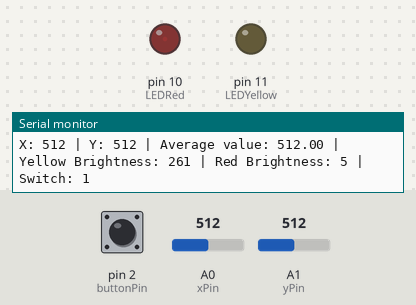
A sketch run on a simulated Arduino Uno, built with avr-gcc and run on an emulated ATmega328P. Shown: output pins drawn as LEDs (lit = HIGH), the last lines printed to the serial monitor. The inputs (shaded band) are chosen by the test bench; at power-on: A0 (xPin) = 512, A1 (yPin) = 512, pin 2 (buttonPin) HIGH.

Above: at 1.3 s.
1.4 s: A0 (xPin) set to 490
At 1.9 s:
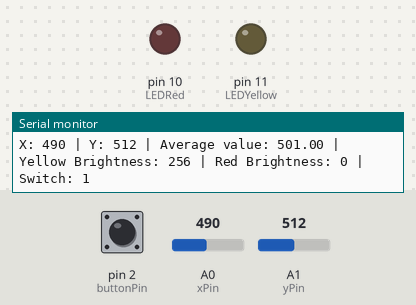
3.1 s: A1 (yPin) set to 490
At 4.4 s:
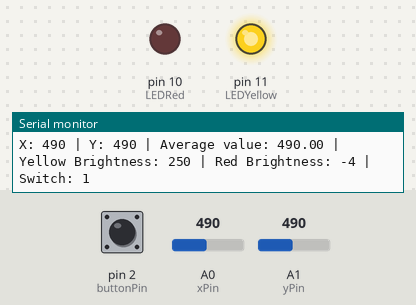
4.7 s: pin 2 (buttonPin) pulled LOW for 0.65 s
At 5.2 s:
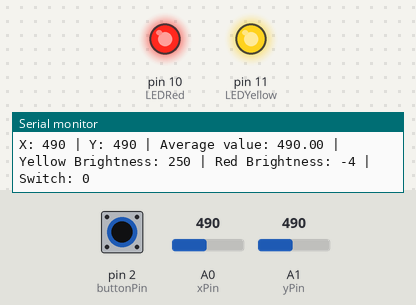
6.8 s: A0 (xPin) set to 122
At 8.0 s:
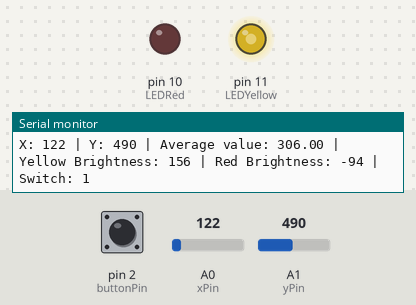
8.4 s: A1 (yPin) set to 306
At 9.6 s:
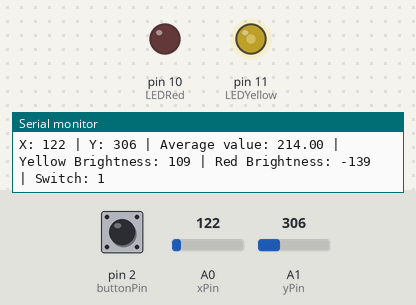
10.1 s: A1 (yPin) set to 122
At 11.3 s:
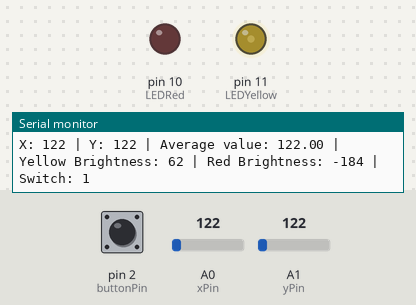
Timing chart, 0 to 12.7 s (numbered marks = the images above; inputs shaded):
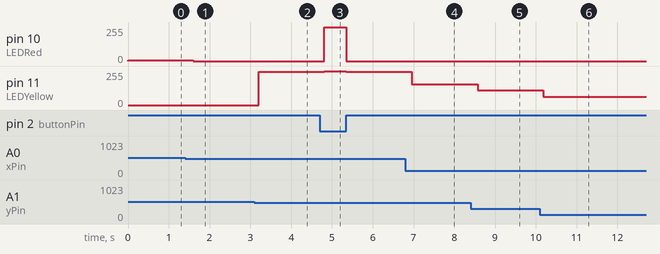

The sketch:

joystick_gradual_led.ino
```cpp
int LEDYellow = 11; // Yellow Pin
int LEDRed = 10; // Red Pin

// Joystick variables
int xPin = A0;
int yPin = A1;
int buttonPin = 2;
int xVal;
int yVal;

int buttonState;

void setup() {
  Serial.begin(9600);
  pinMode(LEDYellow, OUTPUT);
  pinMode(LEDRed, OUTPUT);

  // Check joystick controls
  pinMode(xPin, INPUT);
  pinMode(yPin, INPUT);
  pinMode(buttonPin, INPUT_PULLUP);
}

void loop() {

  ///// Print joystick status
  xVal = analogRead(xPin);
  yVal = analogRead(yPin);
  buttonState = digitalRead(buttonPin);
  double averageValue = (xVal + yVal) / 2;
  int yellowBrightness = map(averageValue, 0, 499, 0, 255);
  int redBrightness = map(averageValue, 500, 1023, 0, 255);

  // Joystick control over LED
  if (buttonState == 0) {
    analogWrite(LEDYellow, 255);
    analogWrite(LEDRed, 255);
  } else if ( averageValue < 500 ) {
    analogWrite(LEDYellow, yellowBrightness);
    analogWrite(LEDRed, 0);
    // delay(500);
  } else if ( averageValue >= 500 ) {
    analogWrite(LEDRed, redBrightness);
    analogWrite(LEDYellow, 0);
    // delay(500);
  }

  Serial.print("X: ");
  Serial.print(xVal);
  Serial.print(" | Y: ");
  Serial.print(yVal);
  Serial.print(" | Average value: ");
  Serial.print(averageValue);
  Serial.print(" | Yellow Brightness: ");
  Serial.print(yellowBrightness);
  Serial.print(" | Red Brightness: ");
  Serial.print(redBrightness);

  Serial.print(" | Switch: ");
  Serial.println(buttonState);

  delay(500);

}
```

Measured:
- after the input at 1.4 s, pin 10 (LEDRed): 5/255 → 0/255 after 0.20 s
- after the input at 3.1 s, pin 11 (LEDYellow): 0/255 → 250/255 after 0.11 s
- after the input at 4.7 s, pin 10 (LEDRed): 0/255 → 255/255 after 0.12 s, → 0/255 0.54 s later; pin 11 (LEDYellow): 250/255 → 255/255 after 0.12 s, → 250/255 0.54 s later
- after the input at 6.8 s, pin 11 (LEDYellow): 250/255 → 156/255 after 0.16 s
- after the input at 8.4 s, pin 11 (LEDYellow): 156/255 → 109/255 after 0.17 s
- after the input at 10.1 s, pin 11 (LEDYellow): 109/255 → 62/255 after 0.08 s
